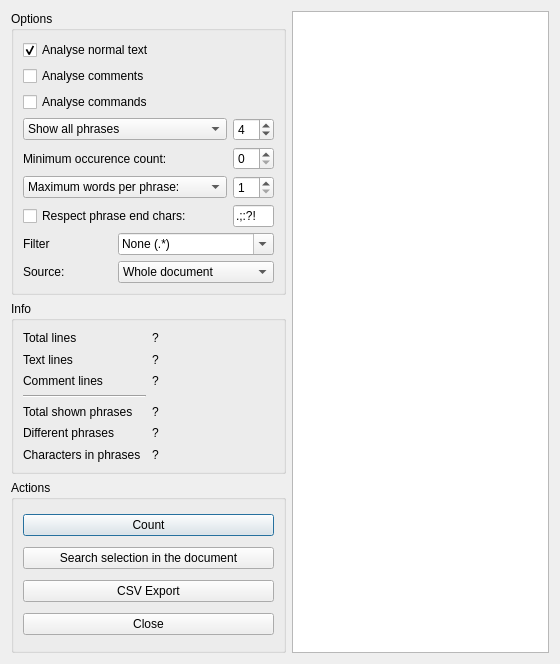
<?xml version="1.0" encoding="UTF-8"?>
<ui version="4.0">
 <class>TextAnalysisDialog</class>
 <widget class="QDialog" name="TextAnalysisDialog">
  <property name="geometry">
   <rect>
    <x>0</x>
    <y>0</y>
    <width>560</width>
    <height>664</height>
   </rect>
  </property>
  <property name="windowTitle">
   <string>Text Analysis</string>
  </property>
  <layout class="QGridLayout">
   <item row="2" column="0">
    <widget class="QGroupBox" name="groupBox">
     <property name="title">
      <string>Actions</string>
     </property>
     <layout class="QVBoxLayout">
      <item>
       <widget class="QPushButton" name="countButton">
        <property name="text">
         <string extracomment="count as verb">Count</string>
        </property>
       </widget>
      </item>
      <item>
       <widget class="QPushButton" name="searchSelectionButton">
        <property name="text">
         <string>Search selection in the document</string>
        </property>
       </widget>
      </item>
      <item>
       <widget class="QPushButton" name="exportButton">
        <property name="text">
         <string>CSV Export</string>
        </property>
       </widget>
      </item>
      <item>
       <widget class="QPushButton" name="closeButton">
        <property name="text">
         <string>Close</string>
        </property>
       </widget>
      </item>
     </layout>
    </widget>
   </item>
   <item row="1" column="0">
    <widget class="QGroupBox" name="groupBox_3">
     <property name="title">
      <string>Info</string>
     </property>
     <layout class="QGridLayout">
      <item row="0" column="0">
       <widget class="QLabel" name="label_2">
        <property name="text">
         <string>Total lines</string>
        </property>
       </widget>
      </item>
      <item row="0" column="1">
       <widget class="QLabel" name="totalLinesLabel">
        <property name="text">
         <string>?</string>
        </property>
       </widget>
      </item>
      <item row="1" column="0">
       <widget class="QLabel" name="label_3">
        <property name="text">
         <string>Text lines</string>
        </property>
       </widget>
      </item>
      <item row="4" column="0">
       <widget class="QLabel" name="label_4">
        <property name="text">
         <string>Total shown phrases</string>
        </property>
       </widget>
      </item>
      <item row="2" column="0">
       <widget class="QLabel" name="label_5">
        <property name="text">
         <string>Comment lines</string>
        </property>
       </widget>
      </item>
      <item row="1" column="1">
       <widget class="QLabel" name="textLinesLabel">
        <property name="text">
         <string>?</string>
        </property>
       </widget>
      </item>
      <item row="2" column="1">
       <widget class="QLabel" name="commentLinesLabel">
        <property name="text">
         <string>?</string>
        </property>
       </widget>
      </item>
      <item row="4" column="1">
       <widget class="QLabel" name="displayedWordLabel">
        <property name="text">
         <string>?</string>
        </property>
       </widget>
      </item>
      <item row="5" column="0">
       <widget class="QLabel" name="label">
        <property name="text">
         <string>Different phrases</string>
        </property>
       </widget>
      </item>
      <item row="5" column="1">
       <widget class="QLabel" name="differentWordLabel">
        <property name="text">
         <string>?</string>
        </property>
       </widget>
      </item>
      <item row="6" column="0">
       <widget class="QLabel" name="label_6">
        <property name="text">
         <string>Characters in phrases</string>
        </property>
       </widget>
      </item>
      <item row="6" column="1">
       <widget class="QLabel" name="characterInWordsLabel">
        <property name="text">
         <string>?</string>
        </property>
       </widget>
      </item>
      <item row="3" column="0">
       <widget class="Line" name="line">
        <property name="orientation">
         <enum>Qt::Horizontal</enum>
        </property>
       </widget>
      </item>
     </layout>
    </widget>
   </item>
   <item row="0" column="1" rowspan="3" colspan="3">
    <widget class="QTableView" name="resultView"/>
   </item>
   <item row="0" column="0">
    <widget class="QGroupBox" name="groupBox_2">
     <property name="sizePolicy">
      <sizepolicy hsizetype="Maximum" vsizetype="Maximum">
       <horstretch>0</horstretch>
       <verstretch>0</verstretch>
      </sizepolicy>
     </property>
     <property name="title">
      <string>Options</string>
     </property>
     <layout class="QGridLayout" name="_2" columnstretch="0,0,0">
      <item row="0" column="0" colspan="2">
       <widget class="QCheckBox" name="normalTextCheck">
        <property name="toolTip">
         <string>If this is enabled, words/phrases in the normal text (which aren't in comments) are counted</string>
        </property>
        <property name="text">
         <string>Analyse normal text</string>
        </property>
        <property name="checked">
         <bool>true</bool>
        </property>
       </widget>
      </item>
      <item row="1" column="0" colspan="2">
       <widget class="QCheckBox" name="commentsCheck">
        <property name="toolTip">
         <string>If this is enabled, words/phrases in the comments are counted.</string>
        </property>
        <property name="text">
         <string>Analyse comments</string>
        </property>
       </widget>
      </item>
      <item row="2" column="0" colspan="2">
       <widget class="QCheckBox" name="commandsCheck">
        <property name="toolTip">
         <string>If this is enabled, \commands are counted.</string>
        </property>
        <property name="text">
         <string>Analyse commands</string>
        </property>
       </widget>
      </item>
      <item row="3" column="0" colspan="2">
       <widget class="QComboBox" name="minimumLengthMeaning">
        <property name="sizePolicy">
         <sizepolicy hsizetype="Preferred" vsizetype="Fixed">
          <horstretch>0</horstretch>
          <verstretch>0</verstretch>
         </sizepolicy>
        </property>
        <property name="toolTip">
         <string>Possible Options:
&quot;Show all&quot;: All phrases are shown.
&quot;Minimum phrase length&quot;: A phrase is only shown, if it has at least this many characters. (e.g. &quot;a test&quot; has 6 characters)
&quot;Minimum word length (one)&quot;: A phrase is only shown, if it contains a word with at least this many characters. (e.g. &quot;a test&quot; has 4 characters)
&quot;Minimum word length (all)&quot;: A phrase is only shown, if all of its words have at least this many characters. (e.g. &quot;a test&quot; has 1 character)
&quot;Completely ignore&quot;: Shorter words are completely ignored.
(e.g. with length 3, the sentence &quot;this is a test&quot; is equally to &quot;this test&quot;, while the other options would separate it in &quot;this is&quot;, &quot;is a&quot;, &quot;a test&quot;, even if non of this phrases would be shown.)</string>
        </property>
        <property name="currentIndex">
         <number>0</number>
        </property>
        <item>
         <property name="text">
          <string>Show all phrases</string>
         </property>
        </item>
        <item>
         <property name="text">
          <string>Minimum phrase length:</string>
         </property>
        </item>
        <item>
         <property name="text">
          <string>Minimum word length (one):</string>
         </property>
        </item>
        <item>
         <property name="text">
          <string>Minimum word length (all):</string>
         </property>
        </item>
        <item>
         <property name="text">
          <string>Fully ignore shorter words:</string>
         </property>
        </item>
       </widget>
      </item>
      <item row="3" column="2">
       <widget class="QSpinBox" name="minimumLengthSpin">
        <property name="sizePolicy">
         <sizepolicy hsizetype="Maximum" vsizetype="Fixed">
          <horstretch>0</horstretch>
          <verstretch>0</verstretch>
         </sizepolicy>
        </property>
        <property name="minimumSize">
         <size>
          <width>40</width>
          <height>0</height>
         </size>
        </property>
        <property name="toolTip">
         <string>If &quot;show all&quot; is selected, all phrases are shown.
If &quot;minimum phrase length&quot; is selected, a phrase is only shown if it has at least so many characters. (e.g. &quot;a test&quot; has 6 characters)
If &quot;minimum word length (one)&quot; is selected, a phrase is only shown if a word of it has at least so many characters. (e.g. &quot;a test&quot; has 4 characters)
If &quot;minimum word length (all)&quot; is selected, a phrase is only shown if all words of it has at least so many characters. (e.g. &quot;a test&quot; has 1 character)
If &quot;completely ignore&quot; is selected, shorter words are completely ignore.
(e.g. with length 3, the sentence &quot;this is a test&quot; is equally to &quot;this test&quot;, while the other options would separate it in &quot;this is&quot;, &quot;is a&quot;, &quot;a test&quot;, even if non of this phrases would be shown)</string>
        </property>
        <property name="value">
         <number>4</number>
        </property>
       </widget>
      </item>
      <item row="4" column="0" colspan="2">
       <widget class="QLabel" name="label_9">
        <property name="text">
         <string>Minimum occurence count:</string>
        </property>
       </widget>
      </item>
      <item row="4" column="2">
       <widget class="QSpinBox" name="minimumCountSpin">
        <property name="sizePolicy">
         <sizepolicy hsizetype="Maximum" vsizetype="Fixed">
          <horstretch>0</horstretch>
          <verstretch>0</verstretch>
         </sizepolicy>
        </property>
        <property name="minimumSize">
         <size>
          <width>40</width>
          <height>0</height>
         </size>
        </property>
        <property name="toolTip">
         <string>Only phrase are shown which appears at least so many times in the document.</string>
        </property>
       </widget>
      </item>
      <item row="5" column="2">
       <widget class="QSpinBox" name="sentenceLengthSpin">
        <property name="sizePolicy">
         <sizepolicy hsizetype="Maximum" vsizetype="Fixed">
          <horstretch>0</horstretch>
          <verstretch>0</verstretch>
         </sizepolicy>
        </property>
        <property name="minimumSize">
         <size>
          <width>40</width>
          <height>0</height>
         </size>
        </property>
        <property name="toolTip">
         <string>The controls in this row determine how many consecuting words are treated as a single phrase.
If minimum and maximum are selected, exactly so many words are taken. (e.g. with 2,  in the sentence above: &quot;the controls&quot;, &quot;controls in&quot;,...)
If only maximum is selected, words at the beginning are also taken. (e.g.  &quot;the&quot;, &quot;the controls&quot;, &quot;controls in&quot;,...)</string>
        </property>
        <property name="minimum">
         <number>1</number>
        </property>
        <property name="value">
         <number>1</number>
        </property>
       </widget>
      </item>
      <item row="8" column="0">
       <widget class="QLabel" name="label_7">
        <property name="text">
         <string>Source:</string>
        </property>
       </widget>
      </item>
      <item row="6" column="2">
       <widget class="QLineEdit" name="sentenceEndChars">
        <property name="sizePolicy">
         <sizepolicy hsizetype="Ignored" vsizetype="Fixed">
          <horstretch>0</horstretch>
          <verstretch>0</verstretch>
         </sizepolicy>
        </property>
        <property name="minimumSize">
         <size>
          <width>40</width>
          <height>0</height>
         </size>
        </property>
        <property name="toolTip">
         <string>If &quot;respect phrase end chars&quot; is checked, words before and after a given character are always treated at words of different phrases.
If not, end characters are ignored.</string>
        </property>
        <property name="text">
         <string>.;:?!</string>
        </property>
       </widget>
      </item>
      <item row="6" column="0" colspan="2">
       <widget class="QCheckBox" name="respectEndCharsCheck">
        <property name="toolTip">
         <string>If &quot;respect phrase end chars&quot; is checked, words before and after a given character are always treated as words of different phrases.
If not, end characters are ignored.</string>
        </property>
        <property name="text">
         <string>Respect phrase end chars:</string>
        </property>
       </widget>
      </item>
      <item row="5" column="0" colspan="2">
       <widget class="QComboBox" name="wordsPerPhraseMeaning">
        <property name="toolTip">
         <string>The controls in this row determine how many consecuting words are treated as a single phrase.
If minimum and maximum are selected, exactly so many words are taken. (e.g. with 2,  in the sentence above: &quot;the controls&quot;, &quot;controls in&quot;,...)
If only maximum is selected, words at the beginning are also taken. (e.g.  &quot;the&quot;, &quot;the controls&quot;, &quot;controls in&quot;,...)</string>
        </property>
        <item>
         <property name="text">
          <string>Maximum words per phrase:</string>
         </property>
        </item>
        <item>
         <property name="text">
          <string>Min&amp;max words per phrase:</string>
         </property>
        </item>
       </widget>
      </item>
      <item row="7" column="1" colspan="2">
       <widget class="QComboBox" name="filter">
        <property name="editable">
         <bool>true</bool>
        </property>
        <property name="insertPolicy">
         <enum>QComboBox::NoInsert</enum>
        </property>
        <item>
         <property name="text">
          <string>None (.*)</string>
         </property>
        </item>
        <item>
         <property name="text">
          <string>No Numbers (.*[^0-9].*)</string>
         </property>
        </item>
        <item>
         <property name="text">
          <string>No Digits ([^0-9]*)</string>
         </property>
        </item>
       </widget>
      </item>
      <item row="7" column="0">
       <widget class="QLabel" name="label_8">
        <property name="text">
         <string>Filter</string>
        </property>
       </widget>
      </item>
      <item row="8" column="1" colspan="2">
       <widget class="QComboBox" name="comboBox">
        <property name="sizePolicy">
         <sizepolicy hsizetype="Preferred" vsizetype="Fixed">
          <horstretch>0</horstretch>
          <verstretch>0</verstretch>
         </sizepolicy>
        </property>
        <property name="toolTip">
         <string>Determines if the whole document, only the selection, or only a certain chapter are analysed.</string>
        </property>
        <property name="layoutDirection">
         <enum>Qt::LeftToRight</enum>
        </property>
        <item>
         <property name="text">
          <string>Whole document</string>
         </property>
        </item>
        <item>
         <property name="text">
          <string>Selection</string>
         </property>
        </item>
       </widget>
      </item>
     </layout>
    </widget>
   </item>
  </layout>
 </widget>
 <resources/>
 <connections/>
</ui>
